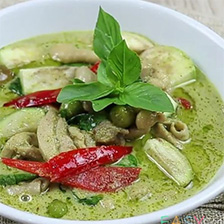
#> input picture NutritionalHealth/backend/data/kaggle/test/00/0286.jpg, 224 x 224 px
$ python remove_bg.py ../backend/data/kaggle/test/00/0286.jpg out.png
#> lines starting #> are read from the running program, lines starting #| are printed output that depends on the picture
from PIL import Image
import sys
import os

def sample_background_color(img):
    w,h = img.size
#> w = 224; h = 224
    # sample 4 corners 10x10
    samples = []
    for x in range(0, min(10,w)):
        for y in range(0, min(10,h)):
            samples.append(img.getpixel((x,y)))
            samples.append(img.getpixel((w-1-x,y)))
            samples.append(img.getpixel((x,h-1-y)))
            samples.append(img.getpixel((w-1-x,h-1-y)))
#> img is the input picture: PIL image 224x224 RGB; mean R, G, B 157, 159.4, 114.3
#> after the loop, samples = 400 items, first 6: (209, 209, 201), (208, 205, 198), (104, 101, 94), (175, 175, 165), (213, 213, 205), (207, 204, 197)
    r = sum([c[0] for c in samples]) / len(samples)
#> r = 168.4
    g = sum([c[1] for c in samples]) / len(samples)
#> g = 167.9
    b = sum([c[2] for c in samples]) / len(samples)
#> b = 160.8
    return (r,g,b)


def color_dist(c1,c2):
    return ((c1[0]-c2[0])**2 + (c1[1]-c2[1])**2 + (c1[2]-c2[2])**2) ** 0.5


def remove_bg(in_path, out_path, tolerance=60):
    img = Image.open(in_path).convert('RGBA')
    bg = sample_background_color(img.convert('RGB'))
#> bg = (168.4, 167.9, 160.8)
    px = img.load()
    w,h = img.size
#> w = 224; h = 224
    for y in range(h):
        for x in range(w):
            r,g,b,a = px[x,y]
            d = color_dist((r,g,b), bg)
            # also allow near-gray backgrounds by brightness
            brightness = (r+g+b)/3
            if d < tolerance or brightness > 230:
                px[x,y] = (r,g,b,0)
    img.save(out_path)
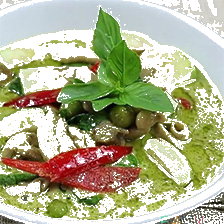
#> saved as out.png: PIL image 224x224 RGBA; mean R, G, B, A 157, 159.4, 114.3, 182.1; transparent parts drawn white

if __name__ == '__main__':
    if len(sys.argv) < 3:
        print('Usage: remove_bg.py input.jpg output.png')
        sys.exit(1)
    inp = sys.argv[1]
    out = sys.argv[2]
    if not os.path.exists(inp):
        print('Input file not found:', inp)
        sys.exit(2)
    try:
        remove_bg(inp,out)
        print('Saved', out)
    except Exception as e:
        print('Error:', e)
        sys.exit(3)

$ run again, on NutritionalHealth/backend/data/kaggle/test/01/0276.jpg
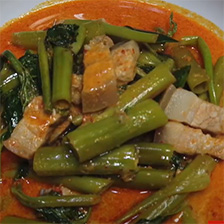
#> input picture NutritionalHealth/backend/data/kaggle/test/01/0276.jpg, 224 x 224 px
#> in sample_background_color, img is the input picture: PIL image 224x224 RGB; mean R, G, B 112.7, 83.1, 36.9
#> after the loop in sample_background_color, `for x in range(0, min(10,w)):`: samples = 400 items, first 6: (167, 171, 174), (141, 138, 145), (121, 83, 34), (206, 50, 37), (163, 167, 170), (135, 134, 140)
#> r = 143.9
#> g = 106.8
#> b = 88.63
#> bg = (143.9, 106.8, 88.63)
#> in remove_bg, `img.save(out_path)`:
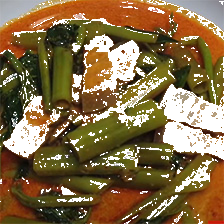
#> saved as out.png: PIL image 224x224 RGBA; mean R, G, B, A 112.7, 83.1, 36.9, 206.6; transparent parts drawn white

$ run again, on NutritionalHealth/backend/data/kaggle/test/01/0279.jpg
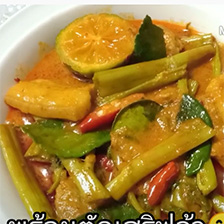
#> input picture NutritionalHealth/backend/data/kaggle/test/01/0279.jpg, 224 x 224 px
#> in sample_background_color, img is the input picture: PIL image 224x224 RGB; mean R, G, B 167.2, 131.2, 57.3
#> after the loop in sample_background_color, `for x in range(0, min(10,w)):`: samples = 400 items, first 6: (251, 251, 249), (249, 249, 249), (211, 217, 215), (226, 201, 56), (249, 249, 249), (249, 249, 249)
#> r = 214.7
#> g = 211.8
#> b = 179.6
#> bg = (214.7, 211.8, 179.6)
#> in remove_bg, `img.save(out_path)`:
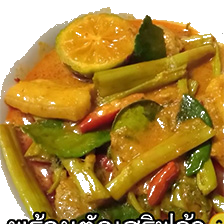
#> saved as out.png: PIL image 224x224 RGBA; mean R, G, B, A 167.2, 131.2, 57.3, 213.9; transparent parts drawn white
